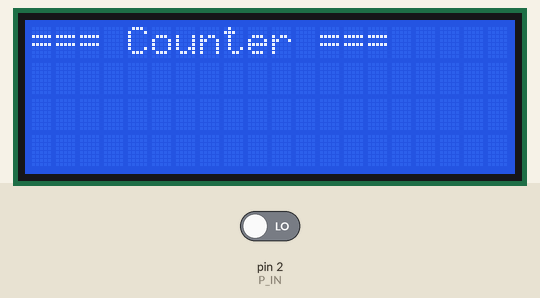
The sketch below on a simulated Arduino Uno, built with avr-gcc and run on an emulated ATmega328P. Parts: 20×4 character LCD. The test bench sets the inputs (shaded band); at power-on: pin 2 (P_IN) LOW. What the sketch prints to the serial monitor is not drawn.

Above: at 0.1 s.
At 1.1 s:
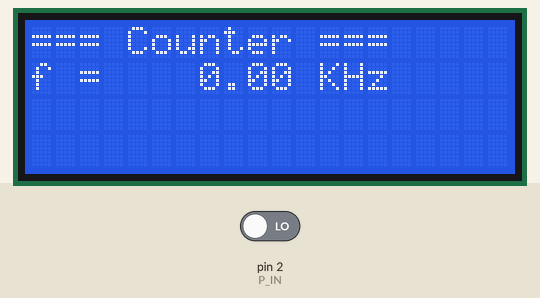

The sketch:

counterDemo.ino
```cpp
// (licence header left out)
// Tested on Arduino Duemilanove / ATmega328, works up to ~150 kHz


/////////////////////////////////////////////////////////////////////////
// Constants

// Pin labels
const int P_IN = 2;

// LCD settings
const int LCD_ROWS    = 4;    // Number of display rows
const int LCD_COLS    = 20;   // Number of display columns
const int LCD_I2CADDR = 0x27; // I2C address, in most cases this is 0x27


/////////////////////////////////////////////////////////////////////////
// Libraries

// LiquidCrystal_I2C source & info:
// https://github.com/johnrickman/LiquidCrystal_I2C
#include <LiquidCrystal_I2C.h>
LiquidCrystal_I2C lcd(LCD_I2CADDR, LCD_COLS, LCD_ROWS);


/////////////////////////////////////////////////////////////////////////
// Global variables

// Used to count cycles for frequency measurement
unsigned long cycles = 0;


/////////////////////////////////////////////////////////////////////////
// setup() routine

void setup() {
  Serial.begin(9600);
  Serial.print("=== Counter ===");

  pinMode(P_IN, INPUT);

  lcd.init();
  lcd.backlight();
  lcd.clear();
  lcd.setCursor(0, 0);
  lcd.print("=== Counter ===");

}


/////////////////////////////////////////////////////////////////////////
// Main loop() routine

void loop() {
  char freq[8];

  measureFreq();
  dtostrf(cycles/1000.0, 7, 2, freq);
  lcd.setCursor(0, 1);
  lcd.print("f = ");
  lcd.print(freq);
  lcd.print(" KHz ");
  Serial.println(freq);
}


/////////////////////////////////////////////////////////////////////////
// measureFreq() routine counts the cycles during a second and returns
// the measured frequency

void measureFreq() {
  cycles = 0;
  attachInterrupt(digitalPinToInterrupt(P_IN), countCycle, RISING);
  delay(1000);
  detachInterrupt(digitalPinToInterrupt(P_IN));
}


/////////////////////////////////////////////////////////////////////////
// countCycle() interrupt service routine, triggered whenever a rising
// edge is detected on the input pin.


void countCycle() {
  cycles++;
}
```
